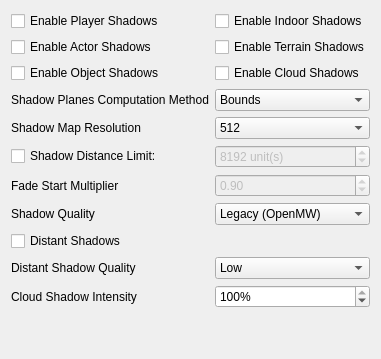
           <widget class="QWidget" name="shadowsTab">
            <attribute name="title">
             <string>Shadows</string>
            </attribute>
            <layout class="QHBoxLayout" name="horizontalLayout">
             <item>
              <layout class="QGridLayout" name="shadowsLayout" columnstretch="0,0">
               <item row="5" column="1">
                <widget class="QComboBox" name="shadowComputeSceneBoundsComboBox">
                 <item>
                  <property name="text">
                   <string>Bounds</string>
                  </property>
                 </item>
                 <item>
                  <property name="text">
                   <string>Primitives</string>
                  </property>
                 </item>
                 <item>
                  <property name="text">
                   <string>None</string>
                  </property>
                 </item>
                </widget>
               </item>
               <item row="5" column="0">
                <widget class="QLabel" name="shadowComputeSceneBoundsLabel">
                 <property name="toolTip">
                  <string>&lt;html&gt;&lt;head/&gt;&lt;body&gt;&lt;p&gt;Type of &quot;compute scene bounds&quot; computation method to be used. Bounds (default) for good balance between performance and shadow quality, primitives for better looking shadows or none for no computation.&lt;/p&gt;&lt;/body&gt;&lt;/html&gt;</string>
                 </property>
                 <property name="text">
                  <string>Shadow Planes Computation Method</string>
                 </property>
                </widget>
               </item>
               <item row="7" column="1">
                <widget class="QSpinBox" name="shadowDistanceSpinBox">
                 <property name="enabled">
                  <bool>false</bool>
                 </property>
                 <property name="toolTip">
                  <string>&lt;html&gt;&lt;head/&gt;&lt;body&gt;&lt;p&gt;64 game units is 1 real life yard or about 0.9 m&lt;/p&gt;&lt;/body&gt;&lt;/html&gt;</string>
                 </property>
                 <property name="suffix">
                  <string> unit(s)</string>
                 </property>
                 <property name="minimum">
                  <number>512</number>
                 </property>
                 <property name="maximum">
                  <number>81920</number>
                 </property>
                 <property name="singleStep">
                  <number>128</number>
                 </property>
                 <property name="value">
                  <number>8192</number>
                 </property>
                </widget>
               </item>
               <item row="1" column="0">
                <widget class="QCheckBox" name="actorShadowsCheckBox">
                 <property name="toolTip">
                  <string>&lt;html&gt;&lt;head/&gt;&lt;body&gt;&lt;p&gt;Enable shadows for NPCs and creatures besides the player character. May have a minor performance impact.&lt;/p&gt;&lt;/body&gt;&lt;/html&gt;</string>
                 </property>
                 <property name="text">
                  <string>Enable Actor Shadows</string>
                 </property>
                </widget>
               </item>
               <item row="6" column="1">
                <widget class="QComboBox" name="shadowResolutionComboBox">
                 <item>
                  <property name="text">
                   <string>512</string>
                  </property>
                 </item>
                 <item>
                  <property name="text">
                   <string>1024</string>
                  </property>
                 </item>
                 <item>
                  <property name="text">
                   <string>2048</string>
                  </property>
                 </item>
                 <item>
                  <property name="text">
                   <string>4096</string>
                  </property>
                 </item>
                </widget>
               </item>
               <item row="8" column="0">
                <widget class="QLabel" name="fadeStartLabel">
                 <property name="toolTip">
                  <string>&lt;html&gt;&lt;head/&gt;&lt;body&gt;&lt;p&gt;The fraction of the limit above at which shadows begin to gradually fade away.&lt;/p&gt;&lt;/body&gt;&lt;/html&gt;</string>
                 </property>
                 <property name="text">
                  <string>Fade Start Multiplier</string>
                 </property>
                </widget>
               </item>
               <item row="0" column="0">
                <widget class="QCheckBox" name="playerShadowsCheckBox">
                 <property name="toolTip">
                  <string>&lt;html&gt;&lt;head/&gt;&lt;body&gt;&lt;p&gt;Enable shadows exclusively for the player character. May have a very minor performance impact.&lt;/p&gt;&lt;/body&gt;&lt;/html&gt;</string>
                 </property>
                 <property name="text">
                  <string>Enable Player Shadows</string>
                 </property>
                </widget>
               </item>
               <item row="6" column="0">
                <widget class="QLabel" name="shadowResolutionLabel">
                 <property name="toolTip">
                  <string>&lt;html&gt;&lt;head/&gt;&lt;body&gt;&lt;p&gt;The resolution of each individual shadow map. Increasing it significantly improves shadow quality but may have a minor performance impact.&lt;/p&gt;&lt;/body&gt;&lt;/html&gt;</string>
                 </property>
                 <property name="text">
                  <string>Shadow Map Resolution</string>
                 </property>
                </widget>
               </item>
               <item row="7" column="0">
                <widget class="QCheckBox" name="shadowDistanceCheckBox">
                 <property name="toolTip">
                  <string>&lt;html&gt;&lt;head/&gt;&lt;body&gt;&lt;p&gt;The distance from the camera at which shadows completely disappear.&lt;/p&gt;&lt;/body&gt;&lt;/html&gt;</string>
                 </property>
                 <property name="text">
                  <string>Shadow Distance Limit:</string>
                 </property>
                </widget>
               </item>
               <item row="2" column="0">
                <widget class="QCheckBox" name="objectShadowsCheckBox">
                 <property name="toolTip">
                  <string>&lt;html&gt;&lt;head/&gt;&lt;body&gt;&lt;p&gt;Enable shadows for primarily inanimate objects. May have a significant performance impact.&lt;/p&gt;&lt;/body&gt;&lt;/html&gt;</string>
                 </property>
                 <property name="text">
                  <string>Enable Object Shadows</string>
                 </property>
                </widget>
               </item>
               <item row="2" column="1">
                <widget class="QCheckBox" name="cloudShadowsCheckBox">
                 <property name="toolTip">
                  <string>Allow textured or volumetric clouds to cast diffuse shadows on the world independently of geometry shadow maps.</string>
                 </property>
                 <property name="text">
                  <string>Enable Cloud Shadows</string>
                 </property>
                </widget>
               </item>
               <item row="8" column="1">
                <widget class="QDoubleSpinBox" name="fadeStartSpinBox">
                 <property name="enabled">
                  <bool>false</bool>
                 </property>
                 <property name="decimals">
                  <number>2</number>
                 </property>
                 <property name="minimum">
                  <double>0.000000000000000</double>
                 </property>
                 <property name="maximum">
                  <double>1.000000000000000</double>
                 </property>
                 <property name="singleStep">
                  <double>0.010000000000000</double>
                 </property>
                 <property name="value">
                  <double>0.900000000000000</double>
                 </property>
                </widget>
               </item>
               <item row="9" column="0">
                <widget class="QLabel" name="shadowFilteringQualityLabel">
                 <property name="toolTip">
                  <string>Controls geometry filtering, cascade stability, and cloud-shadow presentation. Legacy (OpenMW) exactly preserves the original presentation.</string>
                 </property>
                 <property name="text">
                  <string>Shadow Quality</string>
                 </property>
                </widget>
               </item>
               <item row="9" column="1">
                <widget class="QComboBox" name="shadowFilteringQualityComboBox">
                 <item><property name="text"><string>Legacy (OpenMW)</string></property></item>
                 <item><property name="text"><string>Low</string></property></item>
                 <item><property name="text"><string>Medium</string></property></item>
                 <item><property name="text"><string>High</string></property></item>
                 <item><property name="text"><string>Ultra</string></property></item>
                </widget>
               </item>
               <item row="10" column="0">
                <widget class="QCheckBox" name="distantShadowsCheckBox">
                 <property name="toolTip">
                  <string>Extend outdoor geometry shadows beyond the detailed range to the visible horizon. Available for filtered OpenMWSE shadow qualities.</string>
                 </property>
                 <property name="text">
                  <string>Distant Shadows</string>
                 </property>
                </widget>
               </item>
               <item row="11" column="0">
                <widget class="QLabel" name="distantShadowQualityLabel">
                 <property name="toolTip">
                  <string>Controls how quickly distant cascades expand, reduce resolution, and discard insignificant casters.</string>
                 </property>
                 <property name="text">
                  <string>Distant Shadow Quality</string>
                 </property>
                </widget>
               </item>
               <item row="11" column="1">
                <widget class="QComboBox" name="distantShadowQualityComboBox">
                 <item><property name="text"><string>Low</string></property></item>
                 <item><property name="text"><string>Medium</string></property></item>
                 <item><property name="text"><string>High</string></property></item>
                 <item><property name="text"><string>Ultra</string></property></item>
                </widget>
               </item>
               <item row="12" column="0">
                <widget class="QLabel" name="cloudShadowIntensityLabel">
                 <property name="toolTip">
                  <string>Scales natural cloud-shadow optical depth without changing visible cloud density. Legacy shadow quality preserves OpenMW's original response.</string>
                 </property>
                 <property name="text">
                  <string>Cloud Shadow Intensity</string>
                 </property>
                </widget>
               </item>
               <item row="12" column="1">
                <widget class="QDoubleSpinBox" name="cloudShadowIntensitySpinBox">
                 <property name="suffix"><string>%</string></property>
                 <property name="decimals"><number>0</number></property>
                 <property name="minimum"><double>0.000000000000000</double></property>
                 <property name="maximum"><double>100.000000000000000</double></property>
                 <property name="singleStep"><double>5.000000000000000</double></property>
                 <property name="value"><double>100.000000000000000</double></property>
                </widget>
               </item>
               <item row="13" column="1">
                <spacer name="verticalSpacer_8">
                 <property name="orientation">
                  <enum>Qt::Vertical</enum>
                 </property>
                 <property name="sizeHint" stdset="0">
                  <size>
                   <width>20</width>
                   <height>40</height>
                  </size>
                 </property>
                </spacer>
               </item>
               <item row="0" column="1">
                <widget class="QCheckBox" name="indoorShadowsCheckBox">
                 <property name="toolTip">
                  <string>&lt;html&gt;&lt;head/&gt;&lt;body&gt;&lt;p&gt;Due to limitations with Morrowind's data, only actors can cast shadows indoors, which some might feel is distracting.&lt;/p&gt;&lt;p&gt;Has no effect if actor/player shadows are not enabled.&lt;/p&gt;&lt;/body&gt;&lt;/html&gt;</string>
                 </property>
                 <property name="text">
                  <string>Enable Indoor Shadows</string>
                 </property>
                </widget>
               </item>
               <item row="1" column="1">
                <widget class="QCheckBox" name="terrainShadowsCheckBox">
                 <property name="toolTip">
                  <string>&lt;html&gt;&lt;head/&gt;&lt;body&gt;&lt;p&gt;Enable shadows for the terrain including distant terrain. May have a significant performance and shadow quality impact.&lt;/p&gt;&lt;/body&gt;&lt;/html&gt;</string>
                 </property>
                 <property name="text">
                  <string>Enable Terrain Shadows</string>
                 </property>
                </widget>
               </item>
              </layout>
             </item>
            </layout>
           </widget>
